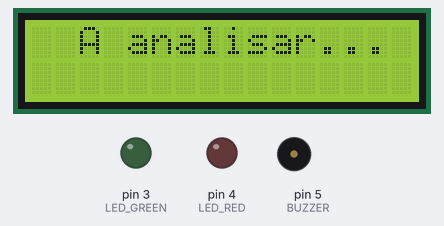
Simulated run of this sketch. Board: Arduino Uno, built with avr-gcc and run on an emulated ATmega328P. Parts: 16×2 character LCD, output pins drawn as LEDs (lit = HIGH), buzzer (waves = sounding). The local clock reads 2024-03-15 10:24:30 at power-on unless the sketch sets it; EEPROM starts erased; what the sketch prints to the serial monitor is not drawn.

Above: at 1.8 s.
At 10.1 s:
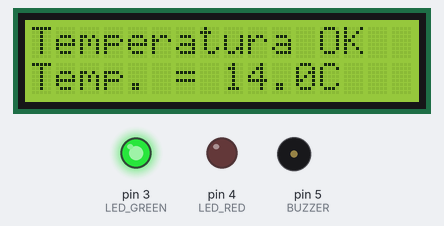
At 13.1 s:
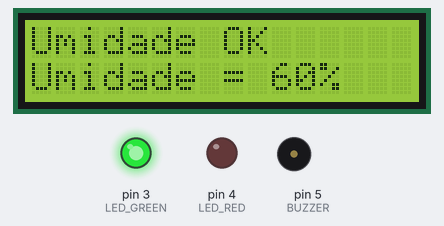
At 20.1 s:
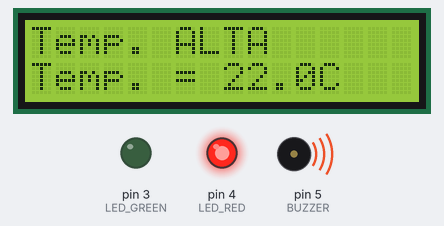
At 26.2 s:
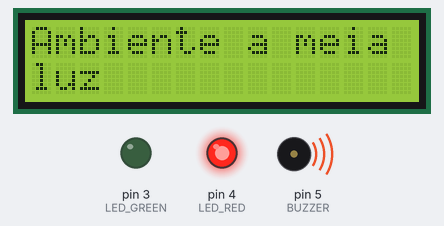
At 36.2 s:
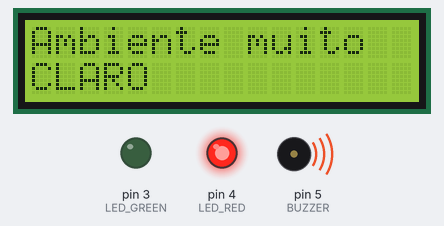
Timing chart, 0 to 37.7 s (numbered marks = the images above):
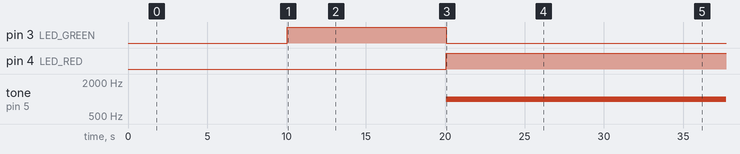

The sketch:

sketch.ino
```cpp
#include <DHT.h>
#include <Wire.h>
#include <LiquidCrystal_I2C.h>
#include <RTClib.h>
#include <EEPROM.h>

// Flag para alternar entre simulação de apresentação e leitura real
#define MODO_DEMONSTRACAO 1

// Definições de pinos e sensores
#define DHTPIN 2
#define DHTTYPE DHT22  // Utilizando DHT22 no simulador (alterar para DHT11 no hardware físico)
#define LDR_PIN A0
#define LED_GREEN 3
#define LED_RED 4
#define BUZZER 5

DHT dht(DHTPIN, DHTTYPE);
LiquidCrystal_I2C lcd(0x27, 16, 2);
RTC_DS1307 rtc;

// Variáveis para cálculo de média móvel
unsigned long tempoAnterior = 0;
float somaTemp = 0, somaUmid = 0, somaLuz = 0;
int leituras = 0;

// Variáveis para armazenar o estado atual das médias
float mediaTemp = 0, mediaUmid = 0, mediaLuz = 0;
bool temMedia = false;

// Controle de temporização e interface do Display
unsigned long tempoDisplay = 0;
int telaAtual = 0;
int cenarioAtual = 0; // Utilizado apenas no modo de demonstração

// Ponteiro para gravação sequencial na memória EEPROM
int addrEEPROM = 0;

void setup() {
  Serial.begin(9600);
  pinMode(LED_RED, OUTPUT);
  pinMode(LED_GREEN, OUTPUT);
  pinMode(BUZZER, OUTPUT);

  // Inicializa os atuadores em estado inativo
  digitalWrite(LED_GREEN, LOW);
  digitalWrite(LED_RED, LOW);
  noTone(BUZZER);

  dht.begin();
  lcd.init();
  lcd.backlight();

  // Inicialização e verificação do módulo RTC
  if (!rtc.begin()) {
    Serial.println("Erro: RTC nao encontrado!");
  }
  if (!rtc.isrunning()) {
    rtc.adjust(DateTime(F(__DATE__), F(__TIME__)));
  }

  if (MODO_DEMONSTRACAO) {
    Serial.println("--- MODO DEMONSTRACAO ATIVADO ---");
  }

  // Animação inicial com o logo do projeto no display LCD
  lcd.setCursor(0, 0);
  lcd.print("Vinheria Agnello");
  for(int i = 0; i < 16; i++) {
    lcd.setCursor(i, 1);
    lcd.print(">");
    delay(100);
  }

  lcd.clear();
  lcd.setCursor(2, 0);
  lcd.print("A analisar...");
}

void loop() {
  float t, h;
  int luz;

  // 1. LEITURA DOS DADOS (Cenários de apresentação ou sensores físicos)
  if (MODO_DEMONSTRACAO == 1) {
    // Mock de dados para simular os diferentes estados de alerta na apresentação
    if (cenarioAtual == 0) {
      t = 14.0; h = 60.0; luz = 30; // Estado normal
    } else if (cenarioAtual == 1) {
      t = 22.0; h = 60.0; luz = 30; // Alerta crítico de temperatura
    } else {
      t = 14.0; h = 40.0; luz = 85; // Alerta crítico de umidade e luminosidade
    }
  } else {
    // Leitura real dos hardwares
    t = dht.readTemperature();
    h = dht.readHumidity();
    int valorLDR = analogRead(LDR_PIN);
    luz = map(valorLDR, 0, 1023, 0, 100);
  }

  // Tratamento do valor de luz para garantir escala percentual de 0 a 100
  luz = constrain(luz, 0, 100);

  // Acumula os valores válidos para calcular a média da janela de tempo
  if (!isnan(t) && !isnan(h)) {
    somaTemp += t;
    somaUmid += h;
    somaLuz += luz;
    leituras++;
  }

  // 2. PROCESSAMENTO E LÓGICA DE ALERTAS (Janela móvel de 10 segundos)
  if (millis() - tempoAnterior >= 10000) {
    tempoAnterior = millis();

    if (leituras > 0) {
      mediaTemp = somaTemp / leituras;
      mediaUmid = somaUmid / leituras;
      mediaLuz = somaLuz / leituras;
      temMedia = true;

      // Zera os acumuladores para o próximo ciclo de medição
      somaTemp = 0; somaUmid = 0; somaLuz = 0; leituras = 0;

      // Validação das regras de negócio (limites ideais de conservação do vinho)
      bool alerta = false;
      if (mediaTemp > 18.0 || mediaTemp < 10.0 || mediaUmid > 70.0 || mediaUmid < 50.0 || mediaLuz > 50.0) {
        alerta = true;
      }

      if (alerta) {
        // Aciona os atuadores de emergência sonoros e visuais
        digitalWrite(LED_RED, HIGH);
        digitalWrite(LED_GREEN, LOW);
        tone(BUZZER, 1000);

        // Registra o evento de anomalia na memória não volátil (EEPROM) com timestamp do RTC
        DateTime now = rtc.now();
        EEPROM.write(addrEEPROM, now.hour());
        EEPROM.write(addrEEPROM + 1, now.minute());
        EEPROM.write(addrEEPROM + 2, 1);

        addrEEPROM += 3;
        if (addrEEPROM >= EEPROM.length()) addrEEPROM = 0; // Previne buffer overflow na EEPROM

        Serial.print("[ALERTA CRITICO] Log salvo. UTC - ");
        Serial.print(now.hour()); Serial.print(":"); Serial.println(now.minute());
      } else {
        // Mantém/retorna ao estado operacional normal
        digitalWrite(LED_RED, LOW);
        digitalWrite(LED_GREEN, HIGH);
        noTone(BUZZER);
      }

      // Força a atualização do display para refletir instantaneamente o estado atual
      tempoDisplay = millis() - 3000;
      telaAtual = 0;

      // Incrementa o cenário de testes para o próximo ciclo de demonstração
      if (MODO_DEMONSTRACAO == 1) {
        cenarioAtual++;
        if (cenarioAtual > 2) cenarioAtual = 0;
      }
    }
  }

  // 3. INTERFACE DE USUÁRIO (Alternância do carrossel de telas no LCD a cada 3 segundos)
  if (temMedia && (millis() - tempoDisplay >= 3000)) {
    tempoDisplay = millis();
    lcd.clear();
    lcd.setCursor(0, 0);

    if (telaAtual == 0) {
      // Renderização do sensor de Temperatura
      if (mediaTemp < 10.0)      lcd.print("Temp. BAIXA");
      else if (mediaTemp > 18.0) lcd.print("Temp. ALTA");
      else                       lcd.print("Temperatura OK");

      lcd.setCursor(0, 1);
      lcd.print("Temp. = "); lcd.print(mediaTemp, 1); lcd.print("C");
      telaAtual = 1;

    } else if (telaAtual == 1) {
      // Renderização do sensor de Umidade
      if (mediaUmid < 50.0)      lcd.print("Umidade BAIXA");
      else if (mediaUmid > 70.0) lcd.print("Umidade ALTA");
      else                       lcd.print("Umidade OK");

      lcd.setCursor(0, 1);
      lcd.print("Umidade = "); lcd.print(mediaUmid, 0); lcd.print("%");
      telaAtual = 2;

    } else if (telaAtual == 2) {
      // Renderização do sensor LDR
      if (mediaLuz > 50.0) {
        lcd.print("Ambiente muito");
        lcd.setCursor(0, 1);
        lcd.print("CLARO");
      } else {
        lcd.print("Ambiente a meia");
        lcd.setCursor(0, 1);
        lcd.print("luz");
      }
      telaAtual = 0; // Reinicia o carrossel
    }
  }

  delay(50);
}
```

Measured:
- by itself, pin 3 (LED_GREEN): LOW → HIGH at 10.0 s, → LOW 10.0 s later
- by itself, pin 4 (LED_RED): LOW → HIGH at 20.0 s
- by itself, tone on pin 5 (BUZZER): silent → 1000 Hz at 20.0 s
- what the display in image 0 shows lasts 8.4 s, from 1.7 s to 10.1 s
- what the display in image 1 shows lasts 3.0 s, from 10.1 s to 13.1 s
